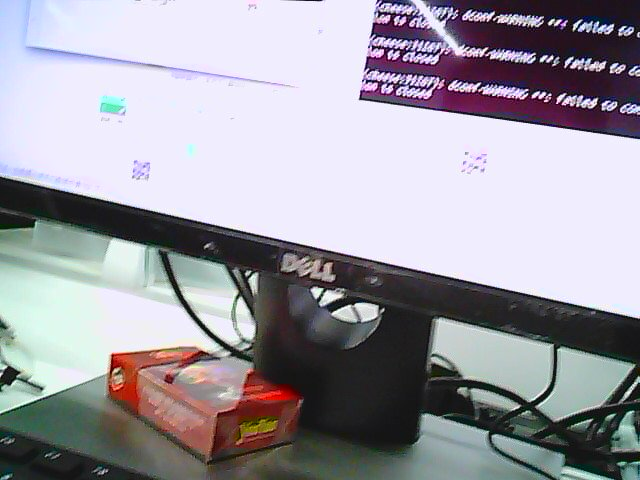
//> input picture mworkopen_da/3.jpg, 640 x 480 px
$ ./createTracbar   (built with g++ and OpenCV 4)
//> lines starting //> are read from the running program, lines starting //| are printed output that depends on the picture
/*************************************************************************
	> File Name: createTracbar.cpp
	> Author: 陈庆战
	> Mail: zhan521999@126.com
	> Created Time: 2016年05月26日 星期四 16时42分56秒
 ************************************************************************/

#include<iostream>

using namespace std;
#include<opencv2/opencv.hpp>
#include<stdio.h>
#define NAME_WINDOW "name_窗口"
#define NAME_TRACBAR "进度条"
using namespace cv;
const int mx=100;
int value;
double value_p1;
double	value_p2;
Mat str1;
Mat str4;
Mat	str2;
Mat	out_imag;
Mat new_jpg;
void on_click(int,void*){
	printf("sadsad on_click\n");
value_p1=(double)value/mx;
value_p2=(1.0 - value_p1);
addWeighted(str4,value_p1,str2,value_p2,0.,out_imag);
printf("trackbar count is  %d",getTrackbarPos(NAME_TRACBAR,NAME_WINDOW));
imshow(NAME_WINDOW,out_imag);
}
int main()
{
//Mat str1,str2,out_imag;
str1=imread("3.jpg",2|4);
//> str1 is the input picture: 480 rows x 640 cols, CV_8UC3; mean B, G, R 164.1, 155.6, 157.9
str2=imread("2.jpg",2|4);
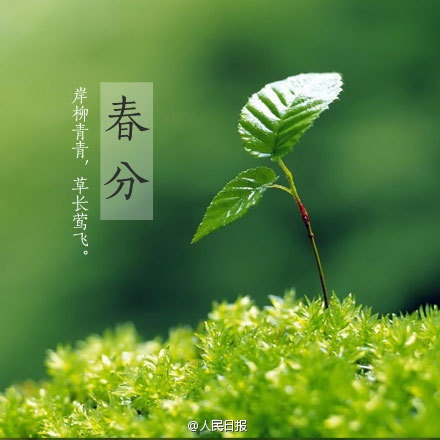
//> input picture mworkopen_da/2.jpg, 440 x 440 px
//> str2 is the input picture: 440 rows x 440 cols, CV_8UC3; mean B, G, R 57.3, 136, 94.1
cout<<"str1"<<str1;
//> (printed output is left out)
// [4 lines of commented-out code are left out]
value=70;
namedWindow(NAME_WINDOW,1);
//imshow(NAME_WINDOW,str1);
//imshow("sadas",str2);
str4=str1(Rect(0,0,str2.cols,str2.rows));
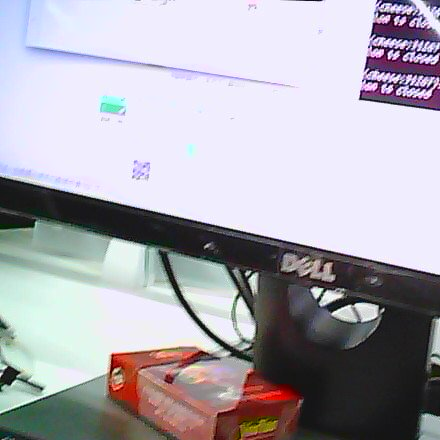
//> str4: 440 rows x 440 cols, CV_8UC3; mean B, G, R 179.3, 170.9, 173.5
createTrackbar(NAME_TRACBAR,NAME_WINDOW,&value,mx,on_click);
// [4 lines of commented-out code are left out]

waitKey(0);
//> in on_click, `addWeighted(str4,value_p1,str2,value_p2,0.,out_imag);`:
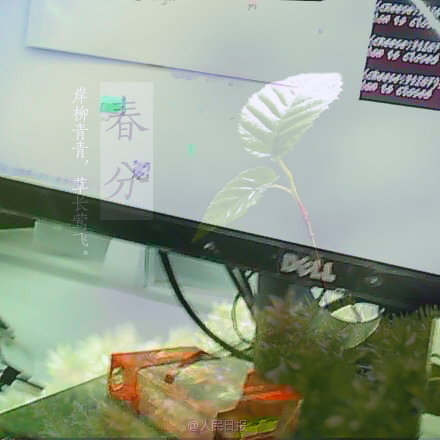
//> out_imag: 440 rows x 440 cols, CV_8UC3; mean B, G, R 142.7, 160.4, 149.7
return 0;

}
